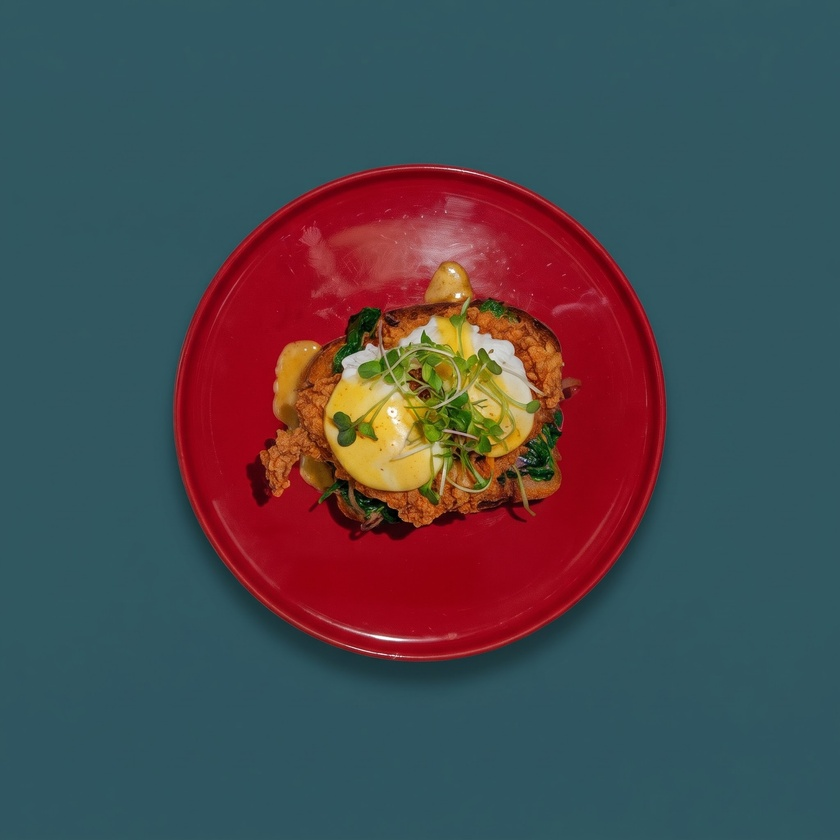
#> input picture motion/bisou/sources/gemini/benedict_hero.jpg, 840 x 840 px, shrunk from 2048 x 2048 before the run
$ python keynavy.py ../bisou/sources/gemini/benedict_hero.jpg ../bisou/sources/gemini/benedict_z2.jpg
#> lines starting #> are read from the running program, lines starting #| are printed output that depends on the picture; after the words box and inside, x2 and y2 are one past the last pixel; in counts of white or black regions, pixels touching at a corner belong together
import sys, numpy as np
from PIL import Image
from scipy import ndimage as nd
src, out = sys.argv[1], sys.argv[2]
a = np.asarray(Image.open(src).convert('RGB')).astype(np.float32)
be = a[..., 2] - a[..., 0]
bgm = be > 6
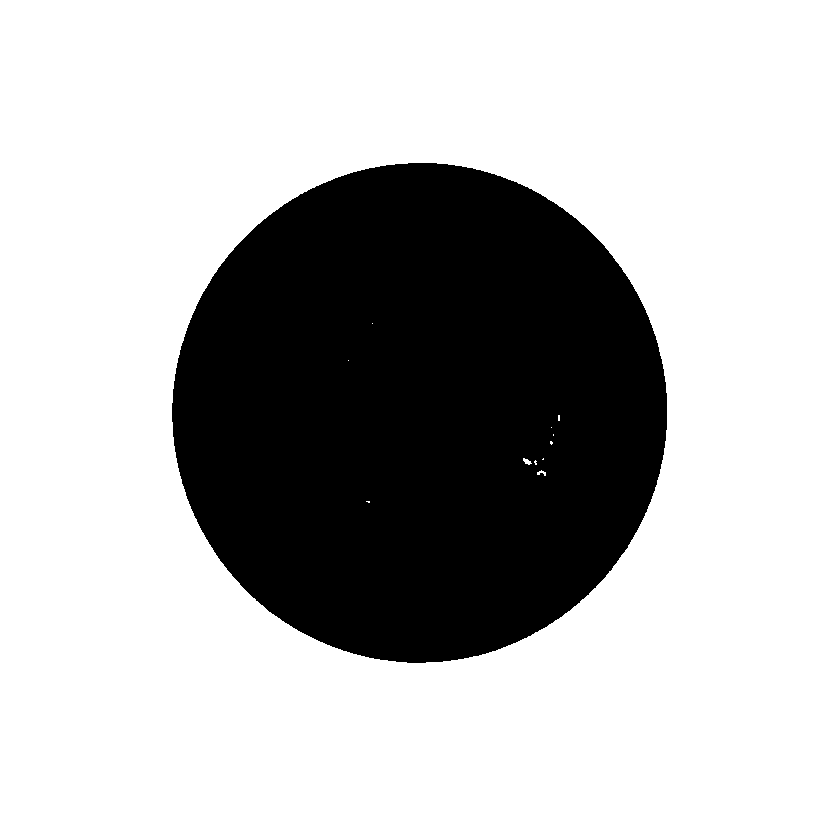
#> bgm: shape (840, 840) bool; 72.6% white; 1 black region, box (x1, y1, x2, y2) and area: (172, 163, 667, 663) 193677
lab, n = nd.label(bgm); edge = set(np.unique(np.concatenate([lab[0], lab[-1], lab[:, 0], lab[:, -1]]))) - {0}
#> after `lab, n = nd.label(bgm)`:
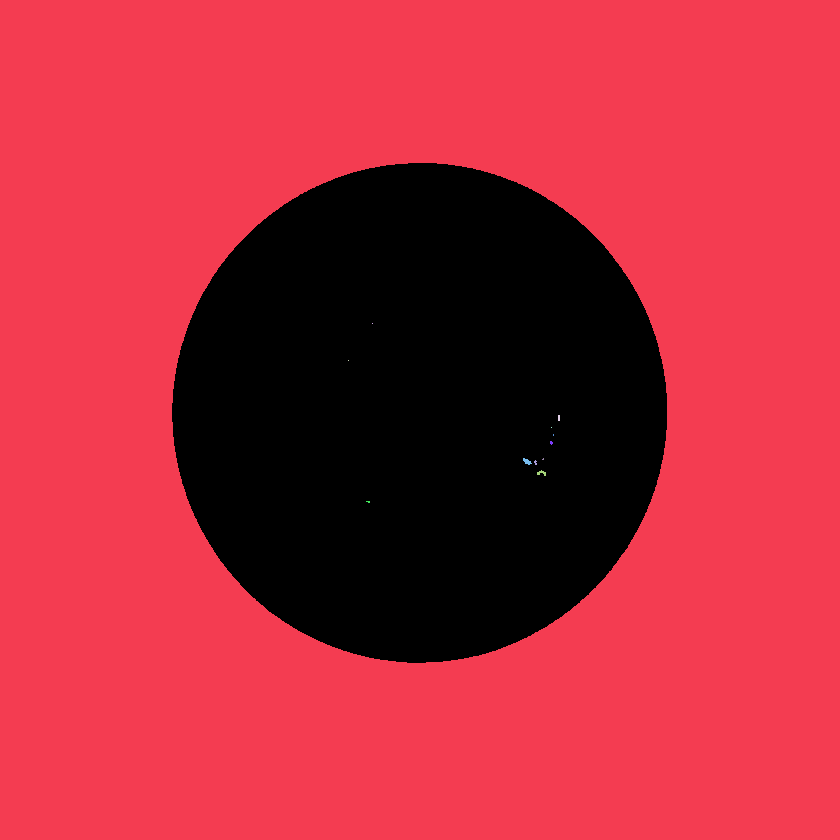
#> lab: shape (840, 840) int32; 13 distinct labels, from 0 to 12; one colour per label, 0 black
#> after `lab, n = nd.label(bgm)`: n = 12
#> after `edge = set(np.unique(np.concatenate([lab[0], lab[-1], lab[:, 0], lab[:`: edge = 1 item
conn = np.isin(lab, list(edge)); al = np.where(conn, np.clip((18 - be) / 12, 0, 1), 1.0)
#> after `conn = np.isin(lab, list(edge))`: conn: shape (840, 840) bool; 72.5% white; 1 black region, box (x1, y1, x2, y2) and area: (172, 163, 667, 663) 193785
#> after `al = np.where(conn, np.clip((18 - be) / 12, 0, 1), 1.0)`:
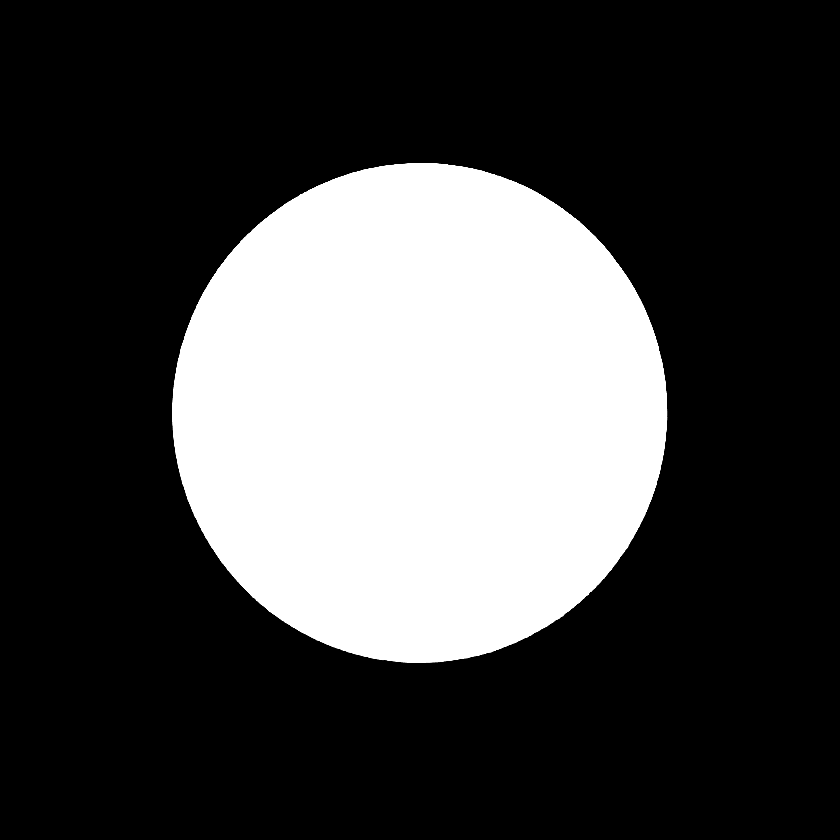
#> al: shape (840, 840) float32; min 0, max 1, mean 0.275
lab, n = nd.label(al > 0.5); sz = nd.sum(al > 0.5, lab, range(1, n + 1)); al = al * nd.binary_dilation(lab == (np.argmax(sz) + 1), iterations=2)
#> after `lab, n = nd.label(al > 0.5)`: lab: shape (840, 840) int32; values 0 (black) and 1 (white), 27.5% white; 1 white region, box (x1, y1, x2, y2) and area: (172, 163, 667, 663) 194057
#> after `lab, n = nd.label(al > 0.5)`: n = 1
#> after `sz = nd.sum(al > 0.5, lab, range(1, n + 1))`: sz = [194057]
al = nd.gaussian_filter(np.minimum(al, nd.grey_erosion(al, size=(3, 3))), 0.8)
b = a[..., 2]; lim = (a[..., 0] + a[..., 1]) / 2 + 4; a[..., 2] = np.where(al < 0.98, np.minimum(b, lim), b)
#> after `a[..., 2] = np.where(al < 0.98, np.minimum(b, lim), b)`:
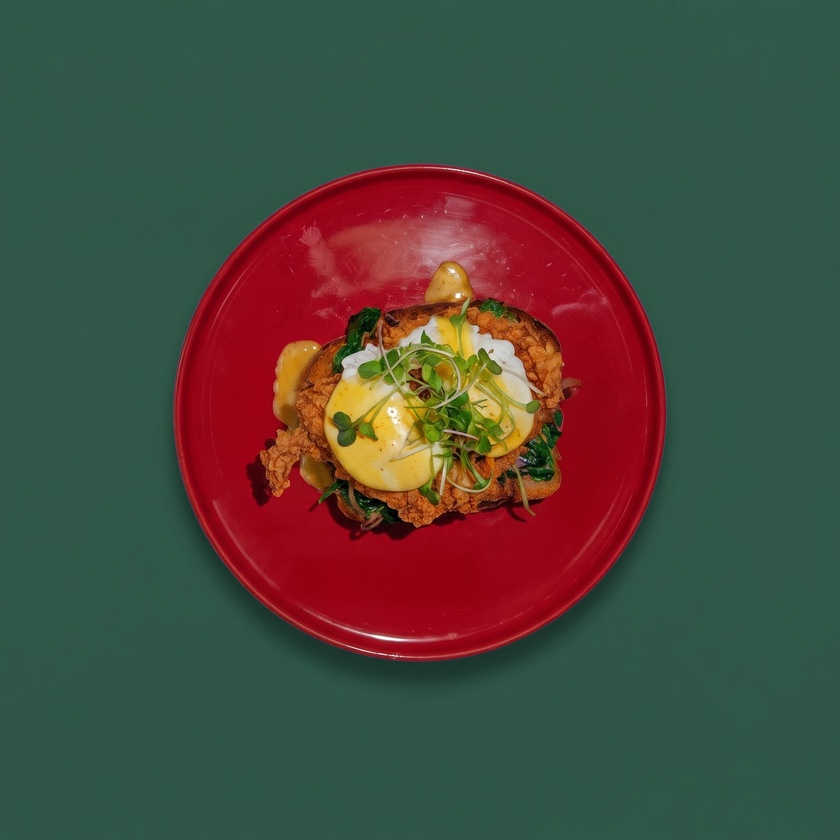
#> a: shape (840, 840, 3) float32; mean R, G, B 75.2, 74, 61.5
#> after `a[..., 2] = np.where(al < 0.98, np.minimum(b, lim), b)`:
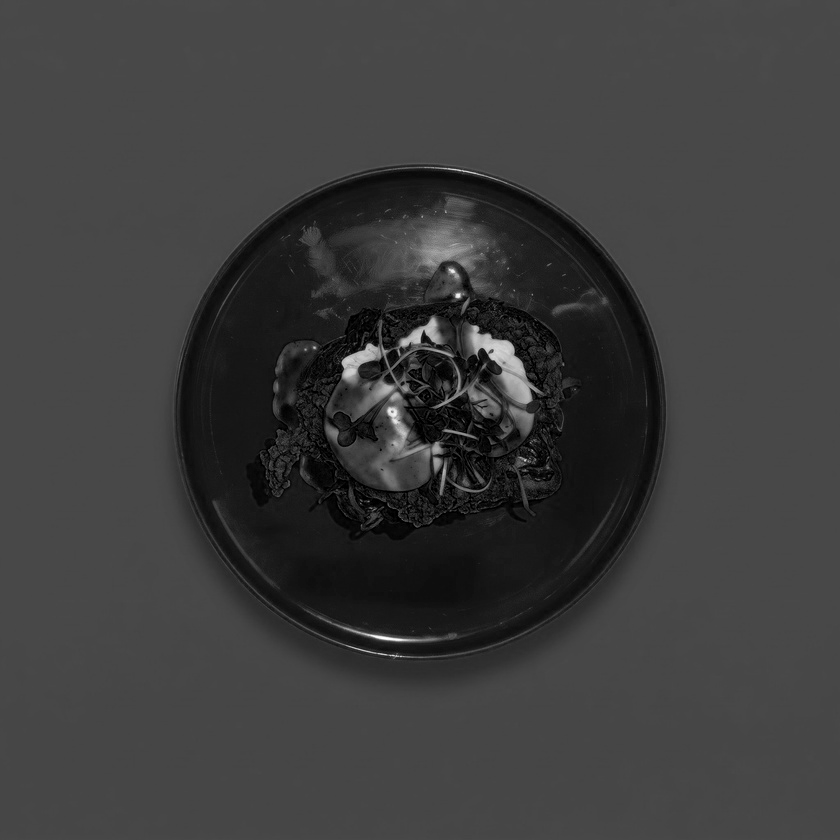
#> b: shape (840, 840) float32; min 0, max 255, mean 61.2
W = (al > 0.5).sum(1); rows = np.where(W > 40)[0]; print(src, 'rows', rows.min(), rows.max())
#> after `W = (al > 0.5).sum(1)`: W = 840 values, max 493 at index 401, min 0 at index 0, mean 228.7
#> after `rows = np.where(W > 40)[0]`: rows = 496 values from 165 to 660
#| ../bisou/sources/gemini/benedict_hero.jpg rows 165 660
for y in range(rows.min(), rows.max() + 1, 60): print(' ', y, W[y])
#> this loop made 9 passes
#|   165 52
#|   225 323
#|   285 422
#|   345 474
#|   405 493
#|   465 481
#|   525 438
#|   585 353
#> (further printed lines are left out)
Image.fromarray(np.dstack([np.clip(a, 0, 255), al * 255]).astype(np.uint8)).save(out)
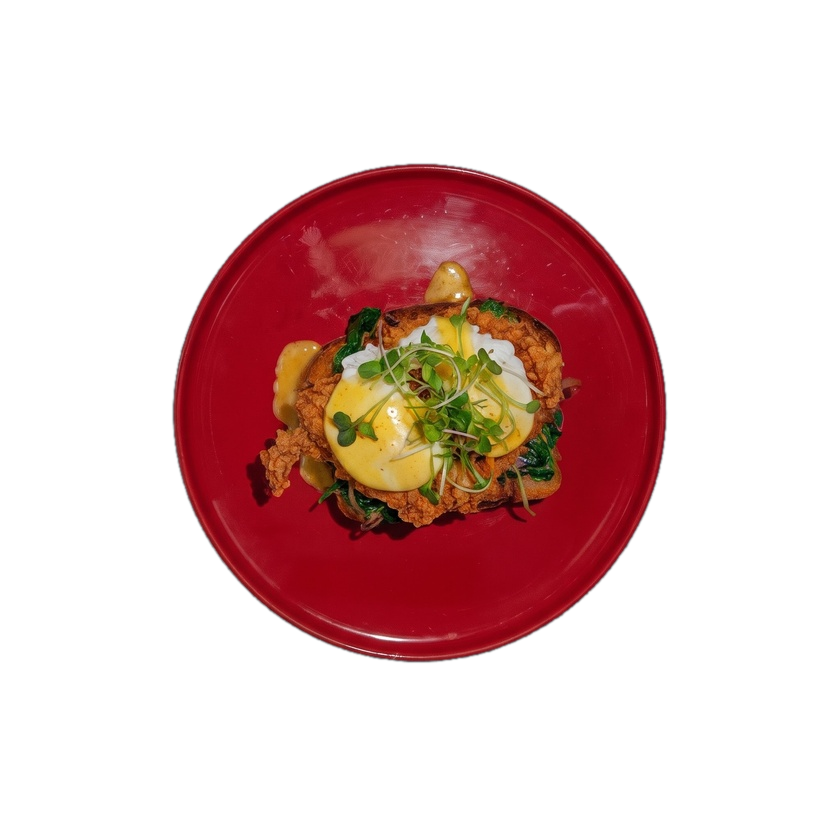
#> saved as benedict_z2.jpg: PIL image 840x840 RGBA; mean R, G, B, A 75.2, 73.9, 61.1, 69.4; transparent parts drawn white

$ run again, on motion/bisou/sources/gemini/benedict_z3.jpg
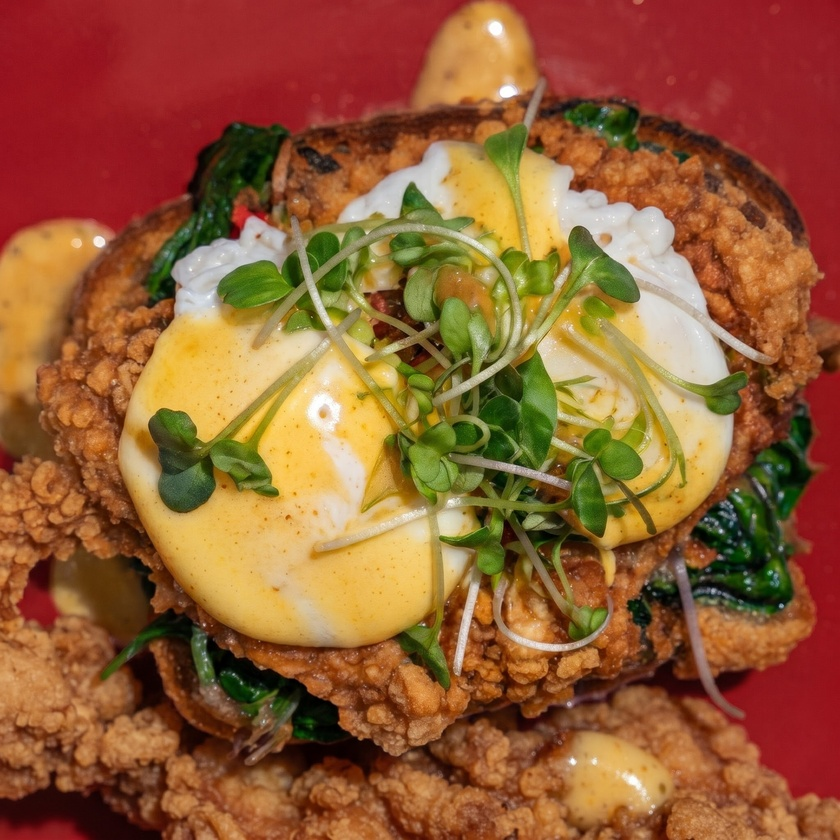
#> input picture motion/bisou/sources/gemini/benedict_z3.jpg, 840 x 840 px, shrunk from 2048 x 2048 before the run
#> `bgm = be > 6`:
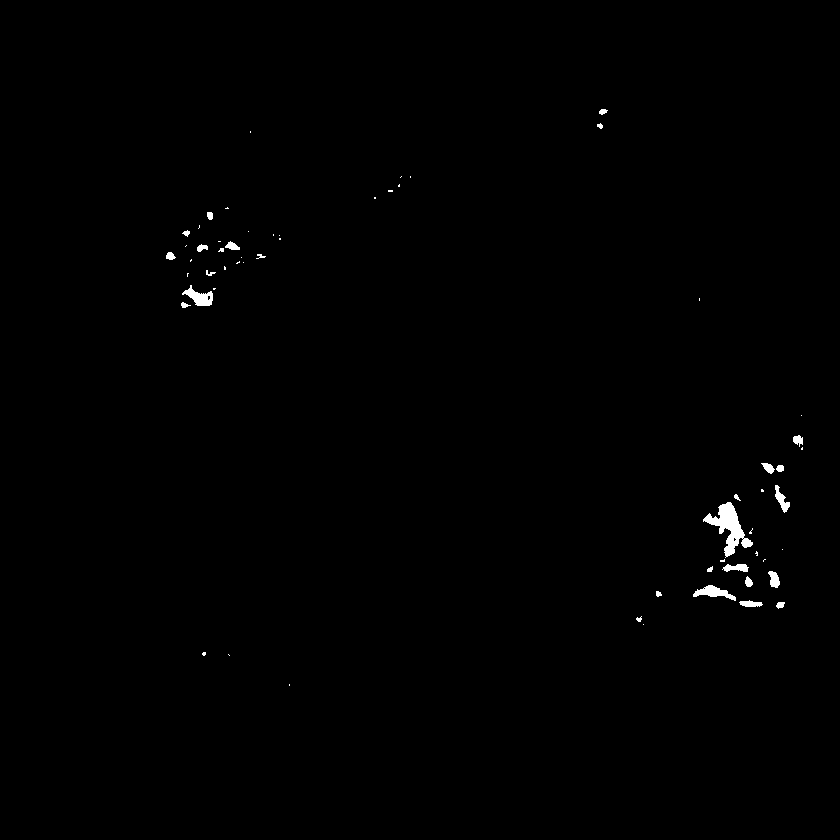
#> bgm: shape (840, 840) bool; 0.45% white; 61 white regions (35 under 20 px), largest, box (x1, y1, x2, y2) and area: (703, 502, 753, 558) 1005, (182, 285, 213, 306) 317, (693, 585, 736, 601) 308
#> `lab, n = nd.label(bgm)`: n = 73
#> edge = 0 items
#> conn: shape (840, 840) bool; every value is 0
#> al: shape (840, 840) float32; every value is 1
#> `lab, n = nd.label(al > 0.5)`: n = 1
#> sz = [705600]
#> `lim = (a[..., 0] + a[..., 1]) / 2 + 4`:
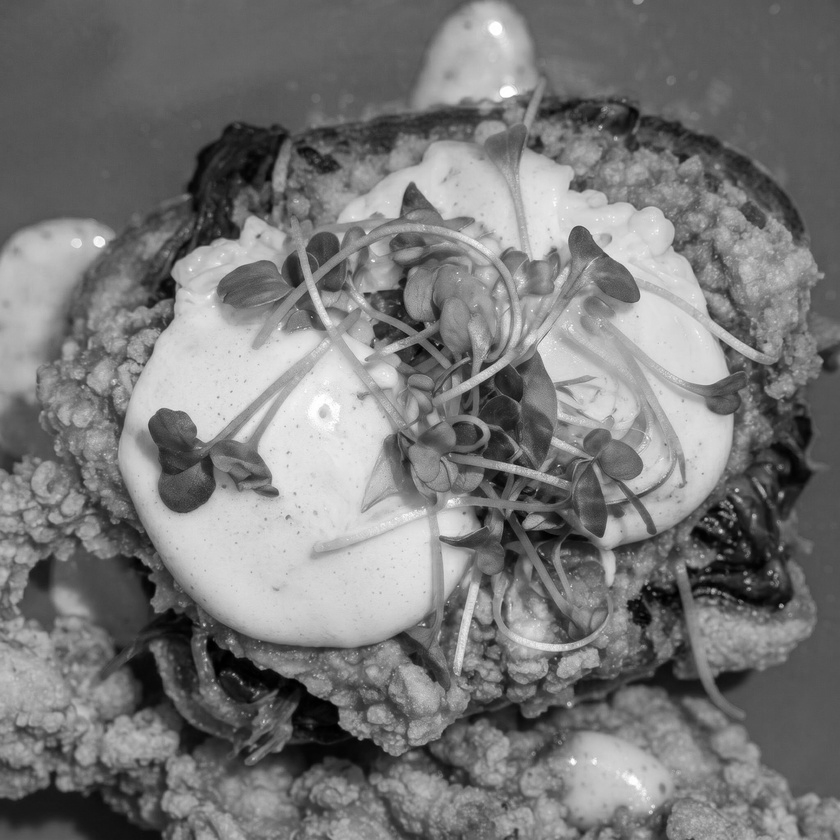
#> lim: shape (840, 840) float32; min 4, max 259, mean 124.7; drawn with min black and max white
#> W = 840 values from 840 to 840
#> rows = 840 values from 0 to 839
#| ../bisou/sources/gemini/benedict_z3.jpg rows 0 839
#> the loop `for y in range(rows.min(), rows.max() + 1, 60): print(' ', y, W[y])` made 14 passes
#|   0 840
#|   60 840
#|   120 840
#|   180 840
#|   240 840
#> (further printed lines are left out)
